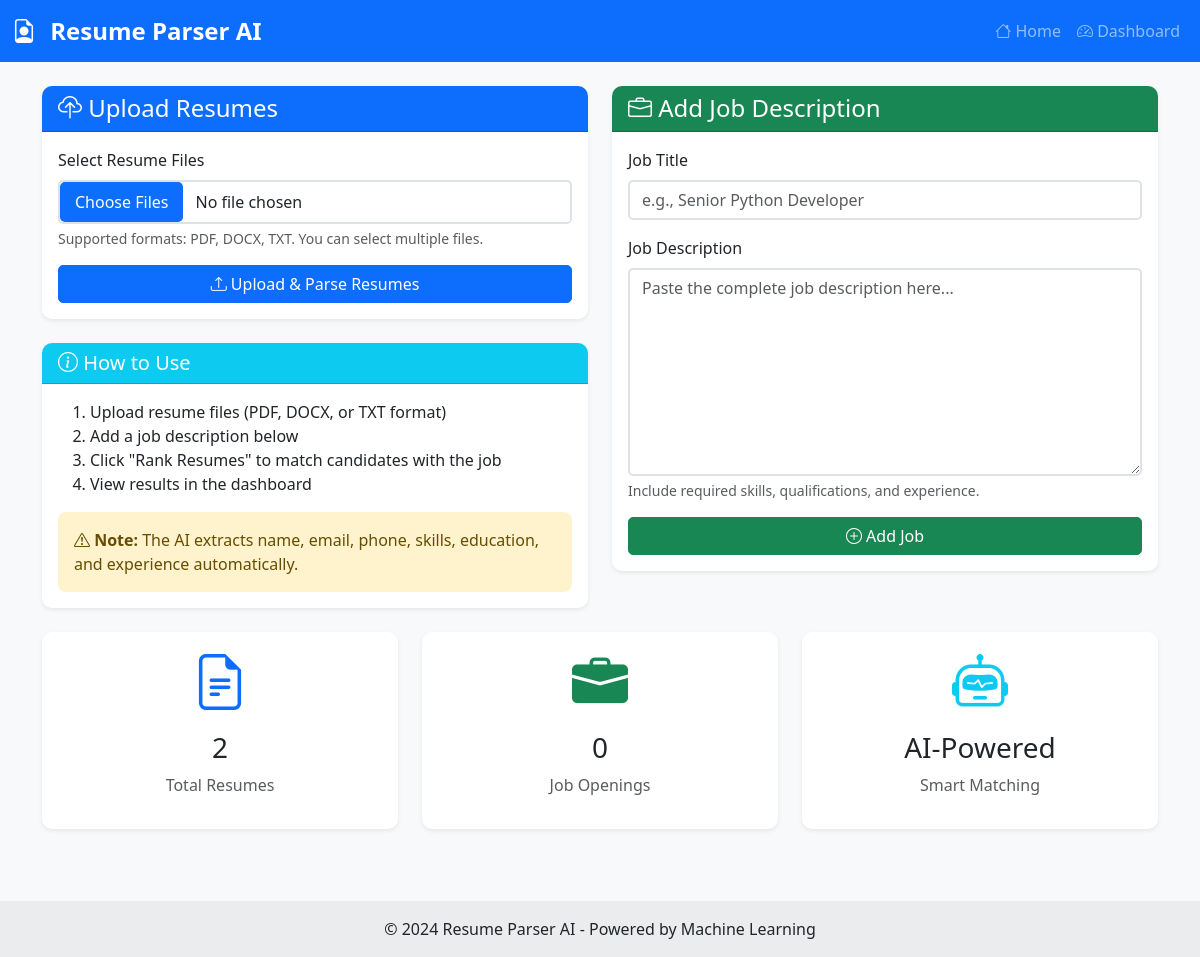
Before: / with the older database file.
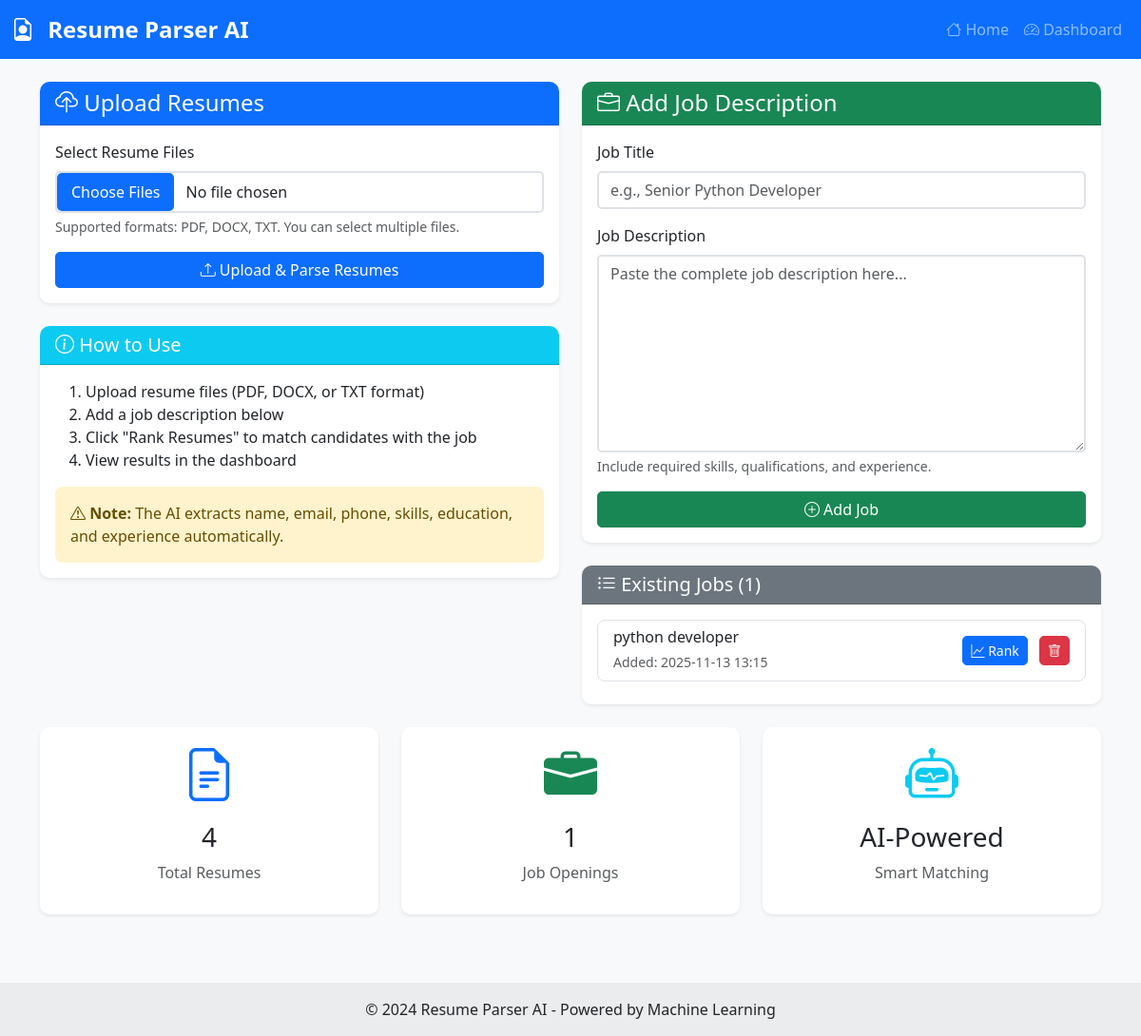
After: the same page with the newer database file.
### models.py (models this page shows, shortened)
class Job(db.Model):
    id = db.Column(db.Integer, primary_key=True)
    title = db.Column(db.String(200))
    description = db.Column(db.Text)
    created_at = db.Column(db.DateTime, default=datetime.utcnow)

### app.py (the view)
@app.route('/')
def index():
    jobs = Job.query.all()
    stats = {'total_resumes': Resume.query.count(), 'total_jobs': Job.query.count()}
    return render_template('index.html', jobs=jobs, stats=stats)

### templates/index.html (shortened to what this page needs)
{% extends "base.html" %}
{% block content %}
<div class="row">
    <div class="col-md-6">
        <div class="card shadow-sm mb-4">
            <div class="card-header bg-primary text-white">
                <h4 class="mb-0">
                    <i class="bi bi-cloud-upload"></i> Upload Resumes
                </h4>
            </div>
            <div class="card-body">
                <form action="/upload" method="POST" enctype="multipart/form-data">
                    <div class="mb-3">
                        <label for="resumes" class="form-label">Select Resume Files</label>
                        <input type="file" class="form-control" id="resumes" name="resumes"
                               accept=".pdf,.docx,.txt" multiple required>
                        <div class="form-text">
                            Supported formats: PDF, DOCX, TXT. You can select multiple files.
                        </div>
                    </div>
                    <button type="submit" class="btn btn-primary w-100">
                        <i class="bi bi-upload"></i> Upload & Parse Resumes
                    </button>
                </form>
            </div>
        </div>
        <div class="card shadow-sm">
            <div class="card-header bg-info text-white">
                <h5 class="mb-0">
                    <i class="bi bi-info-circle"></i> How to Use
                </h5>
            </div>
            <div class="card-body">
                <ol>
                    <li>Upload resume files (PDF, DOCX, or TXT format)</li>
                    <li>Add a job description below</li>
                    <li>Click "Rank Resumes" to match candidates with the job</li>
                    <li>View results in the dashboard</li>
                </ol>
                <div class="alert alert-warning mb-0">
                    <i class="bi bi-exclamation-triangle"></i>
                    <strong>Note:</strong> The AI extracts name, email, phone, skills, education, and experience automatically.
                </div>
            </div>
        </div>
    </div>
    <div class="col-md-6">
        <div class="card shadow-sm mb-4">
            <div class="card-header bg-success text-white">
                <h4 class="mb-0">
                    <i class="bi bi-briefcase"></i> Add Job Description
                </h4>
            </div>
            <div class="card-body">
                <form action="/add-job" method="POST">
                    <div class="mb-3">
                        <label for="title" class="form-label">Job Title</label>
                        <input type="text" class="form-control" id="title" name="title"
                               placeholder="e.g., Senior Python Developer" required>
                    </div>
                    <div class="mb-3">
                        <label for="description" class="form-label">Job Description</label>
                        <textarea class="form-control" id="description" name="description"
                                  rows="8" placeholder="Paste the complete job description here..." required></textarea>
                        <div class="form-text">
                            Include required skills, qualifications, and experience.
                        </div>
                    </div>
                    <button type="submit" class="btn btn-success w-100">
                        <i class="bi bi-plus-circle"></i> Add Job
                    </button>
                </form>
            </div>
        </div>
        {% if jobs %}
        <div class="card shadow-sm">
            <div class="card-header bg-secondary text-white">
                <h5 class="mb-0">
                    <i class="bi bi-list-ul"></i> Existing Jobs ({{ jobs|length }})
                </h5>
            </div>
            <div class="card-body" style="max-height: 300px; overflow-y: auto;">
                <div class="list-group">
                    {% for job in jobs %}
                    <div class="list-group-item d-flex justify-content-between align-items-center">
                        <div>
                            <h6 class="mb-1">{{ job.title }}</h6>
                            <small class="text-muted">
                                Added: {{ job.created_at.strftime('%Y-%m-%d %H:%M') }}
                            </small>
                        </div>
                        <div>
                            <a href="/rank/{{ job.id }}" class="btn btn-sm btn-primary me-2">
                                <i class="bi bi-graph-up"></i> Rank
                            </a>
                            <form action="/delete-job/{{ job.id }}" method="POST" class="d-inline"
                                  onsubmit="return confirm('Delete this job?');">
                                <button type="submit" class="btn btn-sm btn-danger">
                                    <i class="bi bi-trash"></i>
                                </button>
                            </form>
                        </div>
                    </div>
                    {% endfor %}
                </div>
            </div>
        </div>
        {% endif %}
    </div>
</div>
<div class="row mt-4">
    <div class="col-md-4">
        <div class="card text-center shadow-sm">
            <div class="card-body">
                <i class="bi bi-file-earmark-text display-4 text-primary"></i>
                <h3 class="mt-3">{{ stats.total_resumes if stats else 0 }}</h3>
                <p class="text-muted">Total Resumes</p>
            </div>
        </div>
    </div>
    <div class="col-md-4">
        <div class="card text-center shadow-sm">
            <div class="card-body">
                <i class="bi bi-briefcase-fill display-4 text-success"></i>
                <h3 class="mt-3">{{ stats.total_jobs if stats else 0 }}</h3>
                <p class="text-muted">Job Openings</p>
            </div>
        </div>
    </div>
    <div class="col-md-4">
        <div class="card text-center shadow-sm">
            <div class="card-body">
                <i class="bi bi-robot display-4 text-info"></i>
                <h3 class="mt-3">AI-Powered</h3>
                <p class="text-muted">Smart Matching</p>
            </div>
        </div>
    </div>
</div>
{% endblock %}

### templates/base.html (shortened to what this page needs)
<!DOCTYPE html>
<html lang="en">
<head>
    <link href="https://cdn.jsdelivr.net/npm/bootstrap@5.3.0/dist/css/bootstrap.min.css" rel="stylesheet">
    <link rel="stylesheet" href="https://cdn.jsdelivr.net/npm/bootstrap-icons@1.11.1/font/bootstrap-icons.css">
    <link rel="stylesheet" href="{{ url_for('static', filename='css/style.css') }}">
</head>
<body>
    <nav class="navbar navbar-expand-lg navbar-dark bg-primary">
        <div class="container-fluid">
            <a class="navbar-brand" href="/">
                <i class="bi bi-file-earmark-person"></i> Resume Parser AI
            </a>
            <div class="collapse navbar-collapse" id="navbarNav">
                <ul class="navbar-nav ms-auto">
                    <li class="nav-item">
                        <a class="nav-link" href="/">
                            <i class="bi bi-house"></i> Home
                        </a>
                    </li>
                    <li class="nav-item">
                        <a class="nav-link" href="/dashboard">
                            <i class="bi bi-speedometer2"></i> Dashboard
                        </a>
                    </li>
                </ul>
            </div>
        </div>
    </nav>
    <main class="container my-4">
        {% block content %}{% endblock %}
    </main>
    <footer class="bg-light text-center text-lg-start mt-5">
        <div class="text-center p-3" style="background-color: rgba(0, 0, 0, 0.05);">
            © 2024 Resume Parser AI - Powered by Machine Learning
        </div>
    </footer>
</body>
</html>

### static/css/style.css (style rules this page uses)
body { font-family: 'Segoe UI', Tahoma, Geneva, Verdana, sans-serif; background-color: #f8f9fa; min-height: 100vh; display: flex; flex-direction: column; }
main { flex: 1; }
.navbar-brand { font-weight: bold; font-size: 1.5rem; }
.navbar-brand i { margin-right: 8px; }
.card { border: none; border-radius: 10px; transition: box-shadow 0.3s ease; }
.card-header { border-radius: 10px 10px 0 0 !important; font-weight: 600; }
.btn { border-radius: 5px; font-weight: 500; transition: background-color 0.3s ease, box-shadow 0.3s ease; }
.alert { border-radius: 8px; border: none; }
.form-control, .form-select { border-radius: 5px; border: 2px solid #dee2e6; transition: border-color 0.3s ease; }
footer { margin-top: auto; }
input[type="file"] { cursor: pointer; }
.list-group-item { border-radius: 8px !important; margin-bottom: 8px; border: 1px solid #dee2e6; transition: background-color 0.2s ease; }
.card { animation: fadeIn 0.5s ease-in-out; }
* { -webkit-font-smoothing: antialiased; -moz-osx-font-smoothing: grayscale; }
*, *::before, *::after { box-sizing: border-box; }

Changed rows visible on the page:
added Job: title "python developer", created_at "2025-11-13 13:15"
Other visible differences:
{{ jobs|length }}: (not shown) → "1"
{{ stats.total_resumes if stats else 0 }}: "2" → "4"
{{ stats.total_jobs if stats else 0 }}: "0" → "1"
text now shown: "Existing Jobs ( )"
